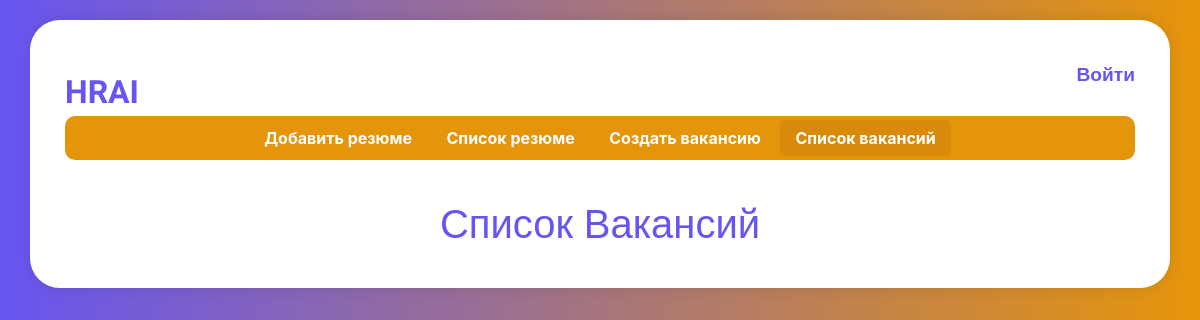
The page /list_vacancy/ on the database as committed earlier.
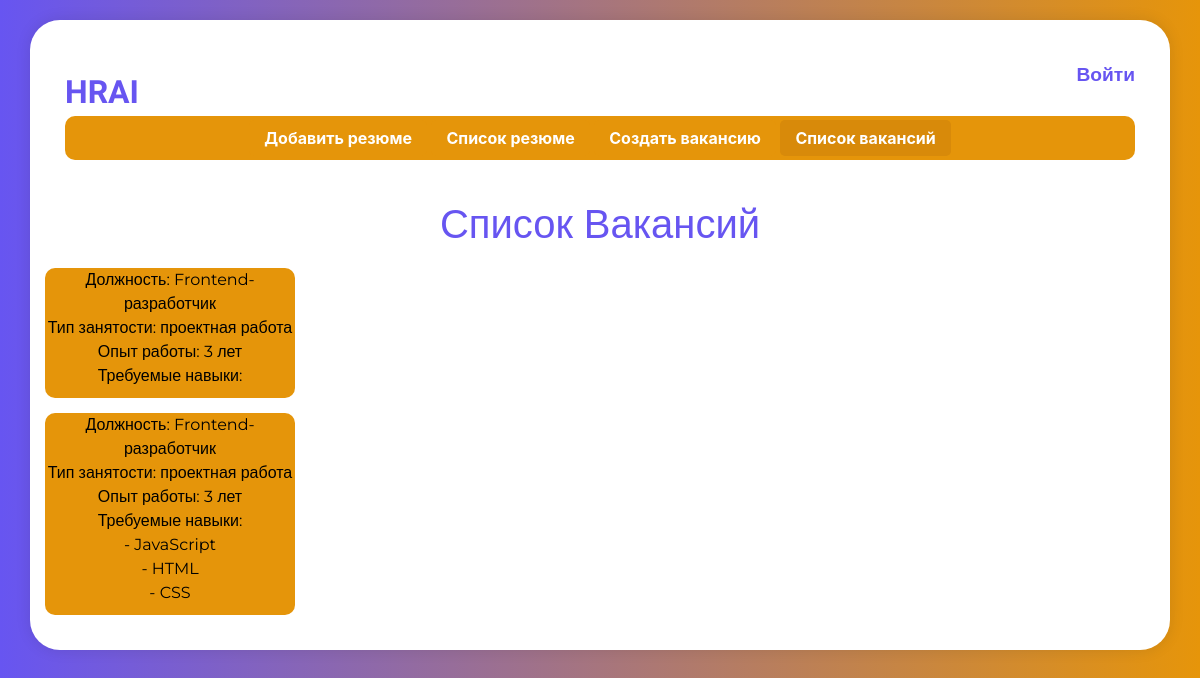
The same page on the database as committed later.
### main/models.py (models this page shows, shortened)
class Vacancy(models.Model):
    job_titles = [
        ["Программист", "Программист"],
        ["Менеджер проекта", "Менеджер проекта"],
        ["Инженер-программист", "Инженер-программист"],
        ["Дизайнер UX/UI", "Дизайнер UX/UI"],
        ["Data Scientist", "Data Scientist"],
        ["Аналитик данных", "Аналитик данных"],
        ["Тестировщик ПО", "Тестировщик ПО"],
        ["DevOps-инженер", "DevOps-инженер"],
        ["Frontend-разработчик", "Frontend-разработчик"],
        ["Backend-разработчик", "Backend-разработчик"],
        ["Fullstack-разработчик", "Fullstack-разработчик"],
        ["Системный администратор", "Системный администратор"],
        ["Специалист по кибербезопасности", "Специалист по кибербезопасности"],
        ["Менеджер по продажам", "Менеджер по продажам"],
        ["Маркетолог", "Маркетолог"],
        ["Бухгалтер", "Бухгалтер"],
        ["Юрист", "Юрист"],
        ["HR-менеджер", "HR-менеджер"],
        ["Руководитель проекта", "Руководитель проекта"],
        ["Архитектор ПО", "Архитектор ПО"]
    ]
    position = models.CharField(max_length=255, choices=job_titles, verbose_name='Должность')
    salary = models.IntegerField(verbose_name='Зарплата', null=True, blank=True)
    EMPLOYMENT_TYPE_CHOICES = [
        ('удаленная работа', 'Удаленная работа'),
        ('полная занятость', 'Полная занятость'),
        ('частичная занятость', 'Частичная занятость'),
        ('проектная работа', 'Проектная работа'),
    ]
    employment_type = models.CharField(max_length=100, choices=EMPLOYMENT_TYPE_CHOICES, verbose_name='Тип занятости')
    work_experience = models.IntegerField(verbose_name='Опыт работы', null=True, blank=True)

class VacancySkill(models.Model):
    vacancy = models.ForeignKey(Vacancy, on_delete=models.CASCADE, related_name='skills')
    skill = models.ForeignKey(Skill, on_delete=models.CASCADE)
    class Meta:
        unique_together = ('vacancy', 'skill')  # Запрещает дубликаты навыков для одного резюме

class Skill(models.Model):
    name = models.CharField(max_length=255, verbose_name='Навык')

### main/views.py (the view)
# urls.py: path('list_vacancy/', views.list_vacancy, name='list_vacancy'),
def list_vacancy(request):
    vacances = Vacancy.objects.all()
    return render(request, 'main/list_vacancy.html', {'vacances': vacances})

### main/templates/main/list_vacancy.html (shortened to what this page needs)
{% extends 'main/base.html' %}
{% load static %}
{% block header-content %}
<nav>
    <div class="dropdown">
        <a href="{% url 'create_resume' %}" id="create-resume-link">Добавить резюме</a>
        <a href="{% url 'list_resume' %}" id="list-resume-link">Список резюме</a>
        <a href="{% url 'create_vacancy' %}" id="create-vacancy-link">Создать вакансию</a>
        <a href="{% url 'list_vacancy' %}" id="list-vacancy-link">Список вакансий</a>
    </div>
</nav>
{% endblock %}
{% block main_content %}
<h1>Список Вакансий</h1>
<div class="vacancy-container">
    <ul class="resume_vacancy_ul">
        {% for vacancy in vacances %}
            <a href="{% url 'current_vacancy' vacancy.id %}" class="fill_div">
                <li class="resume_vacancy_il">
                    Должность: {{ vacancy.position }} <br> Тип занятости: {{ vacancy.employment_type }} <br>
                    Опыт работы: {{ vacancy.work_experience }} лет <br>
                    Требуемые навыки: <br>
                    {% for skill in vacancy.skills.all %}
                        - {{ skill.skill.name }}<br>
                    {% endfor %}
                </li>
            </a>
        {% endfor %}
    </ul>
</div>
{% endblock %}

Rows that differ between the two databases and show on the page:
added Vacancy: position "Frontend-разработчик", employment_type "проектная работа", work_experience "3"
added Vacancy: position "Frontend-разработчик", employment_type "проектная работа", work_experience "3"
added VacancySkill: skill.name "JavaScript"
added VacancySkill: skill.name "HTML"
added VacancySkill: skill.name "CSS"
